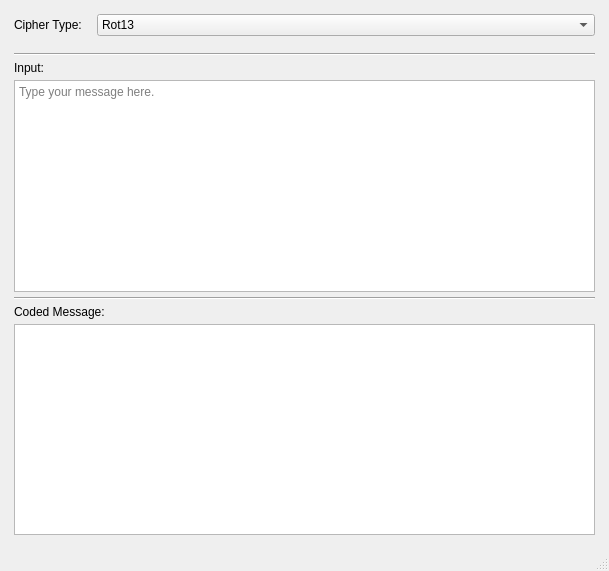
<?xml version="1.0" encoding="UTF-8"?>
<ui version="4.0">
 <class>MainWindow</class>
 <widget class="QMainWindow" name="MainWindow">
  <property name="geometry">
   <rect>
    <x>0</x>
    <y>0</y>
    <width>609</width>
    <height>571</height>
   </rect>
  </property>
  <property name="sizePolicy">
   <sizepolicy hsizetype="Expanding" vsizetype="Expanding">
    <horstretch>1</horstretch>
    <verstretch>1</verstretch>
   </sizepolicy>
  </property>
  <property name="sizeIncrement">
   <size>
    <width>0</width>
    <height>0</height>
   </size>
  </property>
  <property name="windowTitle">
   <string>Cipher</string>
  </property>
  <property name="windowOpacity">
   <double>0.980000000000000</double>
  </property>
  <widget class="QWidget" name="centralwidget">
   <property name="sizePolicy">
    <sizepolicy hsizetype="MinimumExpanding" vsizetype="MinimumExpanding">
     <horstretch>0</horstretch>
     <verstretch>0</verstretch>
    </sizepolicy>
   </property>
   <layout class="QGridLayout" name="gridLayout_3">
    <item row="0" column="0">
     <layout class="QVBoxLayout" name="verticalLayout">
      <property name="spacing">
       <number>5</number>
      </property>
      <property name="leftMargin">
       <number>5</number>
      </property>
      <property name="topMargin">
       <number>5</number>
      </property>
      <property name="rightMargin">
       <number>5</number>
      </property>
      <property name="bottomMargin">
       <number>5</number>
      </property>
      <item>
       <layout class="QGridLayout" name="gridLayout_2" columnstretch="0,1">
        <property name="topMargin">
         <number>0</number>
        </property>
        <property name="bottomMargin">
         <number>12</number>
        </property>
        <property name="spacing">
         <number>-1</number>
        </property>
        <item row="0" column="1">
         <widget class="QComboBox" name="comboBox">
          <property name="enabled">
           <bool>true</bool>
          </property>
          <property name="minimumSize">
           <size>
            <width>172</width>
            <height>0</height>
           </size>
          </property>
          <item>
           <property name="text">
            <string>Rot13</string>
           </property>
          </item>
         </widget>
        </item>
        <item row="0" column="0">
         <widget class="QLabel" name="label_3">
          <property name="minimumSize">
           <size>
            <width>78</width>
            <height>0</height>
           </size>
          </property>
          <property name="text">
           <string>Cipher Type:</string>
          </property>
         </widget>
        </item>
       </layout>
      </item>
      <item>
       <widget class="Line" name="line">
        <property name="enabled">
         <bool>true</bool>
        </property>
        <property name="minimumSize">
         <size>
          <width>256</width>
          <height>0</height>
         </size>
        </property>
        <property name="orientation">
         <enum>Qt::Horizontal</enum>
        </property>
       </widget>
      </item>
      <item>
       <widget class="QLabel" name="label">
        <property name="enabled">
         <bool>true</bool>
        </property>
        <property name="minimumSize">
         <size>
          <width>256</width>
          <height>0</height>
         </size>
        </property>
        <property name="text">
         <string>Input: </string>
        </property>
       </widget>
      </item>
      <item>
       <widget class="QTextEdit" name="textEdit">
        <property name="sizePolicy">
         <sizepolicy hsizetype="Expanding" vsizetype="Expanding">
          <horstretch>0</horstretch>
          <verstretch>0</verstretch>
         </sizepolicy>
        </property>
        <property name="minimumSize">
         <size>
          <width>256</width>
          <height>0</height>
         </size>
        </property>
        <property name="sizeIncrement">
         <size>
          <width>0</width>
          <height>0</height>
         </size>
        </property>
        <property name="baseSize">
         <size>
          <width>0</width>
          <height>0</height>
         </size>
        </property>
        <property name="readOnly">
         <bool>false</bool>
        </property>
        <property name="placeholderText">
         <string>Type your message here.</string>
        </property>
       </widget>
      </item>
      <item>
       <widget class="Line" name="line_2">
        <property name="minimumSize">
         <size>
          <width>256</width>
          <height>0</height>
         </size>
        </property>
        <property name="orientation">
         <enum>Qt::Horizontal</enum>
        </property>
       </widget>
      </item>
      <item>
       <widget class="QLabel" name="label_2">
        <property name="minimumSize">
         <size>
          <width>256</width>
          <height>0</height>
         </size>
        </property>
        <property name="text">
         <string>Coded Message:</string>
        </property>
       </widget>
      </item>
      <item>
       <widget class="QTextBrowser" name="textBrowser">
        <property name="minimumSize">
         <size>
          <width>256</width>
          <height>0</height>
         </size>
        </property>
       </widget>
      </item>
     </layout>
    </item>
   </layout>
  </widget>
  <widget class="QStatusBar" name="statusbar"/>
 </widget>
 <resources/>
 <connections/>
</ui>
